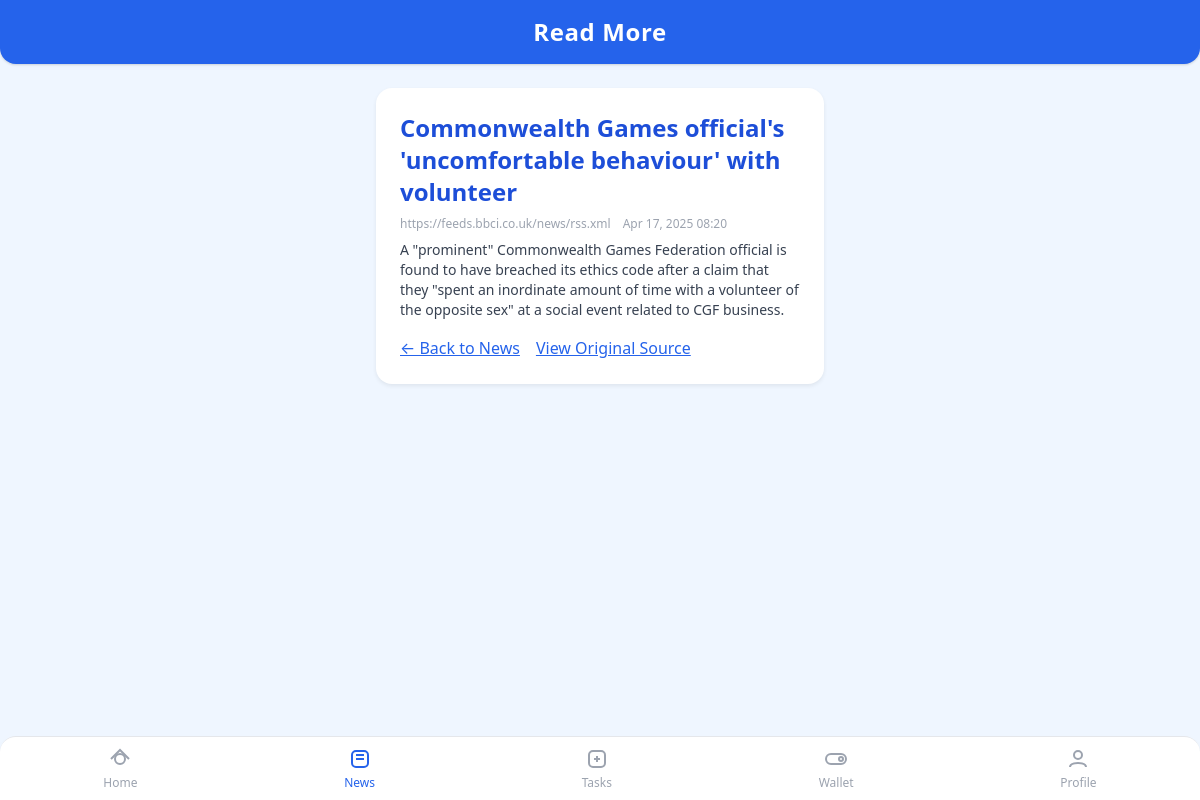
The app's page /news/article/37/ (signed in) with its own data.
### news/models.py (models this page shows, shortened)
class NewsArticle(models.Model):
    title = models.CharField(max_length=512)
    url = models.URLField(unique=True)
    source = models.CharField(max_length=255)
    published_at = models.DateTimeField()
    summary = models.TextField(blank=True)

### news/views_news.py (the view)
# urls.py: path('news/article/<int:article_id>/', views_news.article_detail, name='article_detail'),
@login_required
def article_detail(request, article_id):
    article = get_object_or_404(NewsArticle, id=article_id)
    ReadHistory.objects.get_or_create(user=request.user, article=article)
    return render(request, 'article_detail.html', {'article': article})

### templates/article_detail.html
{% extends 'base.html' %}
{% block content %}
<div class="max-w-md mx-auto mt-6 bg-white card rounded-xl p-6 shadow">
  <h2 class="text-2xl font-bold text-blue-700 mb-2">{{ article.title }}</h2>
  <div class="flex items-center mb-2">
    <span class="text-xs text-gray-400 mr-3">{{ article.source }}</span>
    <span class="text-xs text-gray-400">{{ article.published_at|date:'M d, Y H:i' }}</span>
  </div>
  <div class="mb-4 text-gray-700 text-sm">
    {{ article.summary|safe }}
  </div>
  <div class="flex space-x-4 mt-2">
    <a href="/news/" class="text-blue-600 underline">&larr; Back to News</a>
    <a href="{{ article.url }}" target="_blank" class="text-blue-600 underline">View Original Source</a>
  </div>
</div>
{% endblock %}

### templates/base.html (style rules this page uses)
body { background: #F5F7FA; }
.card { box-shadow: 0px 2px 4px rgba(0,0,0,0.07); border-radius: 1rem; }

### records on screen
NewsArticle: title "Commonwealth Games official's 'uncomfortable behaviour' with volunteer", source "https://feeds.bbci.co.uk/news/rss.xml", published_at "Apr 17, 2025 08:20", summary "A \"prominent\" Commonwealth Games Federation official is found to have breached its ethics code after a claim that they \"spent an inordinate amount of time with a volunteer of the opposite sex\" at a social event related to CGF business."
